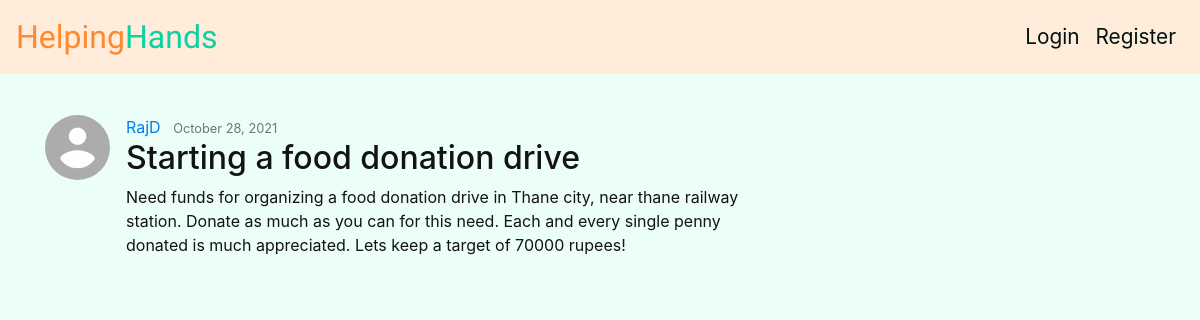
The app's page /post/2/ with its own data.
### hh/models.py (models this page shows, shortened)
class Post(models.Model):
    title = models.CharField(max_length=100)
    content = models.TextField()
    target_amt = models.IntegerField(default=0)
    curr_amt = models.IntegerField(default=0)
    date_posted = models.DateTimeField(default=timezone.now)
    author = models.ForeignKey(User, on_delete=models.CASCADE)

### users/models.py (models this page shows, shortened)
class Profile(models.Model):
    user = models.OneToOneField(User, on_delete=models.CASCADE)
    image = models.ImageField(default='default.jpg', upload_to='profile_pics')
    bio = models.TextField(default=' ')
    funds = models.IntegerField(default=3000)

### hh/views.py (the view)
# urls.py: path('post/<int:pk>/', PostDetailView.as_view(), name='post-detail'),
class PostDetailView(DetailView):
    model = Post

### hh/templates/hh/post_detail.html (shortened to what this page needs)
{% extends "layout.html" %}
{% block content %}
  <article class="media content-section">
    <img class="rounded-circle article-img account-img " src="{{ object.author.profile.image.url }}">
    <div class="media-body">
      <div class="article-metadata">
        <a class="mr-2" href="#">{{ object.author }}</a>
        <small class="text-muted">{{ object.date_posted|date:"F d, Y" }}</small>
      </div>
      <h2 class="article-title">{{ object.title }}</h2>
      <p class="article-content">{{ object.content }}</p>
    </div>
  </article>
{% endblock content %}

### hh/static/main.css (style rules this page uses)
body { background-color: #ebfff8 ; color: rgb(19, 19, 19) ; }
.account-img { height: 125px; width: 125px; margin-right: 20px; margin-bottom: 16px; }
.article-img { height: 65px; width: 65px; margin-right: 16px; }

### records on screen
Post: author.profile.image (placeholder picture), author "RajD", date_posted "October 28, 2021", title "Starting a food donation drive", content "Need funds for organizing a food donation drive in Thane city, near thane railway station. Donate as much as you can for this need. Each and every single penny donated is much appreciated. Lets keep a target of 70000 rupees!"
